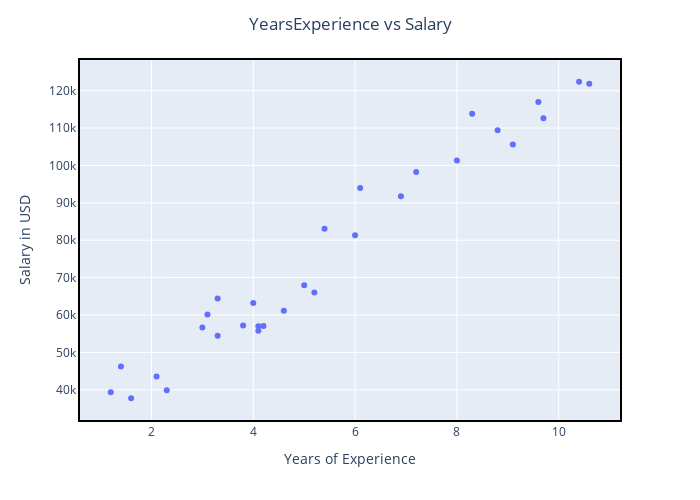

Notebook cell for this chart:
### Markdown cell above
#### Now let's take a look at a scatterplot of our two variables.

### Code cell
# Scatterplot of YearsExperience vs Salary

# Creates scatterplot
fig = px.scatter(x = df2['YearsExperience'], y = df2['Salary'])

# Creates titles
fig.update_layout(title = 'YearsExperience vs Salary', title_x= 0.5, xaxis_title = 'Years of Experience',
                  yaxis_title = 'Salary in USD', height = 500, width = 700)

# Creates black lines around plot
fig.update_xaxes(showline = True, linewidth = 2, linecolor = 'black', mirror = True)

fig.update_yaxes(showline = True, linewidth = 2, linecolor = 'black', mirror = True)

# Shows plot
fig.show()

### Figure 1 — Plotly figure (JSON) as saved in the notebook; plotly's stock layout.template omitted (floating-point values rounded to 4 significant figures)
{"data": [{"hovertemplate": "x=%{x}<br>y=%{y}<extra></extra>", "legendgroup": "", "marker": {"color": "#636efa", "symbol": "circle"}, "mode": "markers", "name": "", "orientation": "v", "showlegend": false, "type": "scatter", "x": [1.2, 1.4, 1.6, 2.1, 2.3, 3, 3.1, 3.3, 3.3, 3.8, 4, 4.1, 4.1, 4.2, 4.6, 5, 5.2, 5.4, 6, 6.1, 6.9, 7.2, 8, 8.3, 8.8, 9.1, 9.6, 9.7, 10.4, 10.6], "xaxis": "x", "y": [39344, 46206, 37732, 43526, 39892, 56643, 60151, 54446, 64446, 57190, 63219, 55795, 56958, 57082, 61112, 67939, 66030, 83089, 81364, 93941, 91739, 98274, 101303, 113813, 109432, 105583, 116970, 112636, 122392, 121873], "yaxis": "y"}], "layout": {"height": 500, "legend": {"tracegroupgap": 0}, "margin": {"t": 60}, "title": {"text": "YearsExperience vs Salary", "x": 0.5}, "width": 700, "xaxis": {"anchor": "y", "domain": [0, 1], "linecolor": "black", "linewidth": 2, "mirror": true, "showline": true, "title": {"text": "Years of Experience"}}, "yaxis": {"anchor": "x", "domain": [0, 1], "linecolor": "black", "linewidth": 2, "mirror": true, "showline": true, "title": {"text": "Salary in USD"}}}}
